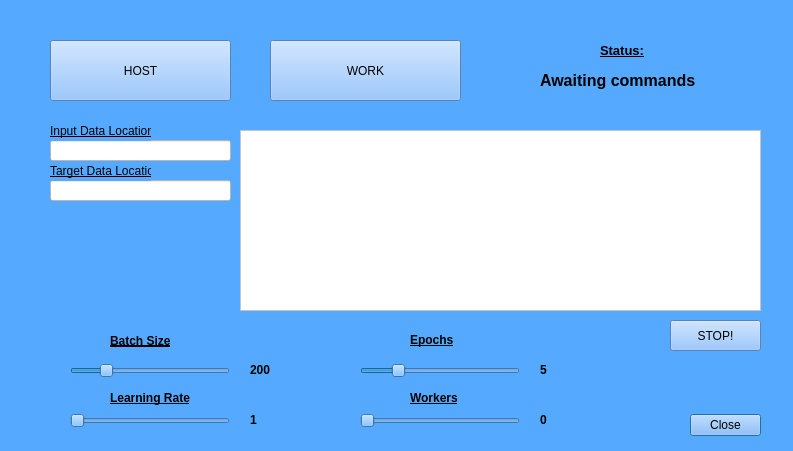
<?xml version="1.0" encoding="UTF-8"?>
<ui version="4.0">
 <class>Controller</class>
 <widget class="QDialog" name="Controller">
  <property name="geometry">
   <rect>
    <x>0</x>
    <y>0</y>
    <width>793</width>
    <height>451</height>
   </rect>
  </property>
  <property name="palette">
   <palette>
    <active>
     <colorrole role="Button">
      <brush brushstyle="SolidPattern">
       <color alpha="255">
        <red>85</red>
        <green>170</green>
        <blue>255</blue>
       </color>
      </brush>
     </colorrole>
     <colorrole role="Base">
      <brush brushstyle="SolidPattern">
       <color alpha="255">
        <red>85</red>
        <green>170</green>
        <blue>255</blue>
       </color>
      </brush>
     </colorrole>
     <colorrole role="Window">
      <brush brushstyle="SolidPattern">
       <color alpha="255">
        <red>85</red>
        <green>170</green>
        <blue>255</blue>
       </color>
      </brush>
     </colorrole>
    </active>
    <inactive>
     <colorrole role="Button">
      <brush brushstyle="SolidPattern">
       <color alpha="255">
        <red>85</red>
        <green>170</green>
        <blue>255</blue>
       </color>
      </brush>
     </colorrole>
     <colorrole role="Base">
      <brush brushstyle="SolidPattern">
       <color alpha="255">
        <red>85</red>
        <green>170</green>
        <blue>255</blue>
       </color>
      </brush>
     </colorrole>
     <colorrole role="Window">
      <brush brushstyle="SolidPattern">
       <color alpha="255">
        <red>85</red>
        <green>170</green>
        <blue>255</blue>
       </color>
      </brush>
     </colorrole>
    </inactive>
    <disabled>
     <colorrole role="Button">
      <brush brushstyle="SolidPattern">
       <color alpha="255">
        <red>85</red>
        <green>170</green>
        <blue>255</blue>
       </color>
      </brush>
     </colorrole>
     <colorrole role="Base">
      <brush brushstyle="SolidPattern">
       <color alpha="255">
        <red>85</red>
        <green>170</green>
        <blue>255</blue>
       </color>
      </brush>
     </colorrole>
     <colorrole role="Window">
      <brush brushstyle="SolidPattern">
       <color alpha="255">
        <red>85</red>
        <green>170</green>
        <blue>255</blue>
       </color>
      </brush>
     </colorrole>
    </disabled>
   </palette>
  </property>
  <property name="windowTitle">
   <string>Controller</string>
  </property>
  <property name="styleSheet">
   <string notr="true">background-color:rgb(85, 170, 255)</string>
  </property>
  <widget class="QDialogButtonBox" name="button_close">
   <property name="geometry">
    <rect>
     <x>690</x>
     <y>410</y>
     <width>71</width>
     <height>31</height>
    </rect>
   </property>
   <property name="styleSheet">
    <string notr="true">background-color:rgb(126, 182, 255)</string>
   </property>
   <property name="orientation">
    <enum>Qt::Horizontal</enum>
   </property>
   <property name="standardButtons">
    <set>QDialogButtonBox::Close</set>
   </property>
  </widget>
  <widget class="QLineEdit" name="input_target_path">
   <property name="geometry">
    <rect>
     <x>50</x>
     <y>180</y>
     <width>181</width>
     <height>21</height>
    </rect>
   </property>
   <property name="styleSheet">
    <string notr="true">background-color: rgb(255, 255, 255);</string>
   </property>
  </widget>
  <widget class="QListWidget" name="listWidget">
   <property name="geometry">
    <rect>
     <x>240</x>
     <y>130</y>
     <width>521</width>
     <height>181</height>
    </rect>
   </property>
   <property name="styleSheet">
    <string notr="true">background-color: rgb(255, 255, 255)</string>
   </property>
  </widget>
  <widget class="QPushButton" name="button_connect">
   <property name="geometry">
    <rect>
     <x>50</x>
     <y>40</y>
     <width>181</width>
     <height>61</height>
    </rect>
   </property>
   <property name="palette">
    <palette>
     <active>
      <colorrole role="Button">
       <brush brushstyle="SolidPattern">
        <color alpha="255">
         <red>126</red>
         <green>182</green>
         <blue>255</blue>
        </color>
       </brush>
      </colorrole>
      <colorrole role="Base">
       <brush brushstyle="SolidPattern">
        <color alpha="255">
         <red>126</red>
         <green>182</green>
         <blue>255</blue>
        </color>
       </brush>
      </colorrole>
      <colorrole role="Window">
       <brush brushstyle="SolidPattern">
        <color alpha="255">
         <red>126</red>
         <green>182</green>
         <blue>255</blue>
        </color>
       </brush>
      </colorrole>
     </active>
     <inactive>
      <colorrole role="Button">
       <brush brushstyle="SolidPattern">
        <color alpha="255">
         <red>126</red>
         <green>182</green>
         <blue>255</blue>
        </color>
       </brush>
      </colorrole>
      <colorrole role="Base">
       <brush brushstyle="SolidPattern">
        <color alpha="255">
         <red>126</red>
         <green>182</green>
         <blue>255</blue>
        </color>
       </brush>
      </colorrole>
      <colorrole role="Window">
       <brush brushstyle="SolidPattern">
        <color alpha="255">
         <red>126</red>
         <green>182</green>
         <blue>255</blue>
        </color>
       </brush>
      </colorrole>
     </inactive>
     <disabled>
      <colorrole role="Button">
       <brush brushstyle="SolidPattern">
        <color alpha="255">
         <red>126</red>
         <green>182</green>
         <blue>255</blue>
        </color>
       </brush>
      </colorrole>
      <colorrole role="Base">
       <brush brushstyle="SolidPattern">
        <color alpha="255">
         <red>126</red>
         <green>182</green>
         <blue>255</blue>
        </color>
       </brush>
      </colorrole>
      <colorrole role="Window">
       <brush brushstyle="SolidPattern">
        <color alpha="255">
         <red>126</red>
         <green>182</green>
         <blue>255</blue>
        </color>
       </brush>
      </colorrole>
     </disabled>
    </palette>
   </property>
   <property name="styleSheet">
    <string notr="true">background-color:rgb(126, 182, 255)</string>
   </property>
   <property name="text">
    <string>HOST</string>
   </property>
  </widget>
  <widget class="QLabel" name="label_status">
   <property name="geometry">
    <rect>
     <x>600</x>
     <y>40</y>
     <width>51</width>
     <height>21</height>
    </rect>
   </property>
   <property name="font">
    <font>
     <pointsize>10</pointsize>
     <weight>75</weight>
     <bold>true</bold>
     <underline>true</underline>
    </font>
   </property>
   <property name="text">
    <string>Status:</string>
   </property>
  </widget>
  <widget class="QLabel" name="label_currentState">
   <property name="geometry">
    <rect>
     <x>540</x>
     <y>70</y>
     <width>171</width>
     <height>21</height>
    </rect>
   </property>
   <property name="font">
    <font>
     <pointsize>12</pointsize>
     <weight>75</weight>
     <bold>true</bold>
    </font>
   </property>
   <property name="text">
    <string>Awaiting commands</string>
   </property>
  </widget>
  <widget class="QPushButton" name="button_idle">
   <property name="geometry">
    <rect>
     <x>270</x>
     <y>40</y>
     <width>191</width>
     <height>61</height>
    </rect>
   </property>
   <property name="styleSheet">
    <string notr="true">background-color:rgb(126, 182, 255)</string>
   </property>
   <property name="text">
    <string>WORK</string>
   </property>
  </widget>
  <widget class="QPushButton" name="button_stop">
   <property name="geometry">
    <rect>
     <x>670</x>
     <y>320</y>
     <width>91</width>
     <height>31</height>
    </rect>
   </property>
   <property name="styleSheet">
    <string notr="true">background-color:rgb(126, 182, 255)</string>
   </property>
   <property name="text">
    <string>STOP!</string>
   </property>
  </widget>
  <widget class="QSlider" name="slider_batchsize">
   <property name="geometry">
    <rect>
     <x>70</x>
     <y>360</y>
     <width>160</width>
     <height>22</height>
    </rect>
   </property>
   <property name="minimum">
    <number>1</number>
   </property>
   <property name="maximum">
    <number>1000</number>
   </property>
   <property name="singleStep">
    <number>5</number>
   </property>
   <property name="sliderPosition">
    <number>200</number>
   </property>
   <property name="orientation">
    <enum>Qt::Horizontal</enum>
   </property>
  </widget>
  <widget class="QSlider" name="slider_learningrate">
   <property name="geometry">
    <rect>
     <x>70</x>
     <y>410</y>
     <width>160</width>
     <height>22</height>
    </rect>
   </property>
   <property name="minimum">
    <number>1</number>
   </property>
   <property name="maximum">
    <number>10</number>
   </property>
   <property name="singleStep">
    <number>1</number>
   </property>
   <property name="orientation">
    <enum>Qt::Horizontal</enum>
   </property>
  </widget>
  <widget class="QSlider" name="slider_epochs">
   <property name="geometry">
    <rect>
     <x>360</x>
     <y>360</y>
     <width>160</width>
     <height>22</height>
    </rect>
   </property>
   <property name="minimum">
    <number>1</number>
   </property>
   <property name="maximum">
    <number>20</number>
   </property>
   <property name="sliderPosition">
    <number>5</number>
   </property>
   <property name="orientation">
    <enum>Qt::Horizontal</enum>
   </property>
   <property name="invertedAppearance">
    <bool>false</bool>
   </property>
   <property name="invertedControls">
    <bool>false</bool>
   </property>
  </widget>
  <widget class="QSlider" name="slider_workers">
   <property name="geometry">
    <rect>
     <x>360</x>
     <y>410</y>
     <width>160</width>
     <height>22</height>
    </rect>
   </property>
   <property name="minimum">
    <number>0</number>
   </property>
   <property name="maximum">
    <number>5</number>
   </property>
   <property name="value">
    <number>0</number>
   </property>
   <property name="orientation">
    <enum>Qt::Horizontal</enum>
   </property>
  </widget>
  <widget class="QLabel" name="label">
   <property name="geometry">
    <rect>
     <x>110</x>
     <y>330</y>
     <width>71</width>
     <height>21</height>
    </rect>
   </property>
   <property name="font">
    <font>
     <weight>75</weight>
     <bold>true</bold>
     <underline>true</underline>
    </font>
   </property>
   <property name="text">
    <string>Batch Size</string>
   </property>
  </widget>
  <widget class="QLabel" name="label_2">
   <property name="geometry">
    <rect>
     <x>110</x>
     <y>390</y>
     <width>81</width>
     <height>16</height>
    </rect>
   </property>
   <property name="font">
    <font>
     <weight>75</weight>
     <bold>true</bold>
     <underline>true</underline>
    </font>
   </property>
   <property name="text">
    <string>Learning Rate</string>
   </property>
  </widget>
  <widget class="QLabel" name="label_3">
   <property name="geometry">
    <rect>
     <x>410</x>
     <y>330</y>
     <width>61</width>
     <height>20</height>
    </rect>
   </property>
   <property name="font">
    <font>
     <weight>75</weight>
     <bold>true</bold>
     <underline>true</underline>
    </font>
   </property>
   <property name="text">
    <string>Epochs</string>
   </property>
  </widget>
  <widget class="QLabel" name="label_4">
   <property name="geometry">
    <rect>
     <x>410</x>
     <y>390</y>
     <width>81</width>
     <height>16</height>
    </rect>
   </property>
   <property name="font">
    <font>
     <weight>75</weight>
     <bold>true</bold>
     <underline>true</underline>
    </font>
   </property>
   <property name="text">
    <string>Workers</string>
   </property>
  </widget>
  <widget class="QLabel" name="label_batchsize">
   <property name="geometry">
    <rect>
     <x>250</x>
     <y>360</y>
     <width>41</width>
     <height>20</height>
    </rect>
   </property>
   <property name="font">
    <font>
     <weight>75</weight>
     <bold>true</bold>
    </font>
   </property>
   <property name="text">
    <string>200</string>
   </property>
  </widget>
  <widget class="QLabel" name="label_learningrate">
   <property name="geometry">
    <rect>
     <x>250</x>
     <y>410</y>
     <width>41</width>
     <height>20</height>
    </rect>
   </property>
   <property name="font">
    <font>
     <weight>75</weight>
     <bold>true</bold>
    </font>
   </property>
   <property name="text">
    <string>1</string>
   </property>
  </widget>
  <widget class="QLabel" name="label_epochs">
   <property name="geometry">
    <rect>
     <x>540</x>
     <y>360</y>
     <width>41</width>
     <height>20</height>
    </rect>
   </property>
   <property name="font">
    <font>
     <weight>75</weight>
     <bold>true</bold>
    </font>
   </property>
   <property name="text">
    <string>5</string>
   </property>
  </widget>
  <widget class="QLabel" name="label_workers">
   <property name="geometry">
    <rect>
     <x>540</x>
     <y>410</y>
     <width>41</width>
     <height>20</height>
    </rect>
   </property>
   <property name="font">
    <font>
     <weight>75</weight>
     <bold>true</bold>
    </font>
   </property>
   <property name="text">
    <string>0</string>
   </property>
  </widget>
  <widget class="QLabel" name="label_5">
   <property name="geometry">
    <rect>
     <x>50</x>
     <y>160</y>
     <width>101</width>
     <height>21</height>
    </rect>
   </property>
   <property name="font">
    <font>
     <underline>true</underline>
    </font>
   </property>
   <property name="text">
    <string>Target Data Location</string>
   </property>
  </widget>
  <widget class="QLineEdit" name="input_data_path">
   <property name="geometry">
    <rect>
     <x>50</x>
     <y>140</y>
     <width>181</width>
     <height>21</height>
    </rect>
   </property>
   <property name="styleSheet">
    <string notr="true">background-color: rgb(255, 255, 255);</string>
   </property>
  </widget>
  <widget class="QLabel" name="label_6">
   <property name="geometry">
    <rect>
     <x>50</x>
     <y>120</y>
     <width>101</width>
     <height>21</height>
    </rect>
   </property>
   <property name="font">
    <font>
     <underline>true</underline>
    </font>
   </property>
   <property name="text">
    <string>Input Data Location</string>
   </property>
  </widget>
  <zorder>button_close</zorder>
  <zorder>input_target_path</zorder>
  <zorder>listWidget</zorder>
  <zorder>button_connect</zorder>
  <zorder>label_currentState</zorder>
  <zorder>button_idle</zorder>
  <zorder>button_stop</zorder>
  <zorder>slider_batchsize</zorder>
  <zorder>slider_learningrate</zorder>
  <zorder>slider_epochs</zorder>
  <zorder>slider_workers</zorder>
  <zorder>label</zorder>
  <zorder>label_2</zorder>
  <zorder>label_3</zorder>
  <zorder>label_4</zorder>
  <zorder>label_batchsize</zorder>
  <zorder>label_learningrate</zorder>
  <zorder>label_epochs</zorder>
  <zorder>label_workers</zorder>
  <zorder>label_5</zorder>
  <zorder>input_data_path</zorder>
  <zorder>label_6</zorder>
  <zorder>label_status</zorder>
 </widget>
 <resources/>
 <connections>
  <connection>
   <sender>button_close</sender>
   <signal>accepted()</signal>
   <receiver>Controller</receiver>
   <slot>accept()</slot>
   <hints>
    <hint type="sourcelabel">
     <x>580</x>
     <y>280</y>
    </hint>
    <hint type="destinationlabel">
     <x>157</x>
     <y>274</y>
    </hint>
   </hints>
  </connection>
  <connection>
   <sender>button_close</sender>
   <signal>rejected()</signal>
   <receiver>Controller</receiver>
   <slot>reject()</slot>
   <hints>
    <hint type="sourcelabel">
     <x>580</x>
     <y>280</y>
    </hint>
    <hint type="destinationlabel">
     <x>286</x>
     <y>274</y>
    </hint>
   </hints>
  </connection>
  <connection>
   <sender>slider_batchsize</sender>
   <signal>valueChanged(int)</signal>
   <receiver>label_batchsize</receiver>
   <slot>setNum(int)</slot>
   <hints>
    <hint type="sourcelabel">
     <x>192</x>
     <y>242</y>
    </hint>
    <hint type="destinationlabel">
     <x>226</x>
     <y>241</y>
    </hint>
   </hints>
  </connection>
  <connection>
   <sender>slider_epochs</sender>
   <signal>valueChanged(int)</signal>
   <receiver>label_epochs</receiver>
   <slot>setNum(int)</slot>
   <hints>
    <hint type="sourcelabel">
     <x>398</x>
     <y>242</y>
    </hint>
    <hint type="destinationlabel">
     <x>454</x>
     <y>242</y>
    </hint>
   </hints>
  </connection>
  <connection>
   <sender>slider_learningrate</sender>
   <signal>valueChanged(int)</signal>
   <receiver>label_learningrate</receiver>
   <slot>setNum(int)</slot>
   <hints>
    <hint type="sourcelabel">
     <x>180</x>
     <y>301</y>
    </hint>
    <hint type="destinationlabel">
     <x>224</x>
     <y>299</y>
    </hint>
   </hints>
  </connection>
  <connection>
   <sender>slider_workers</sender>
   <signal>valueChanged(int)</signal>
   <receiver>label_workers</receiver>
   <slot>setNum(int)</slot>
   <hints>
    <hint type="sourcelabel">
     <x>397</x>
     <y>303</y>
    </hint>
    <hint type="destinationlabel">
     <x>452</x>
     <y>299</y>
    </hint>
   </hints>
  </connection>
 </connections>
</ui>
